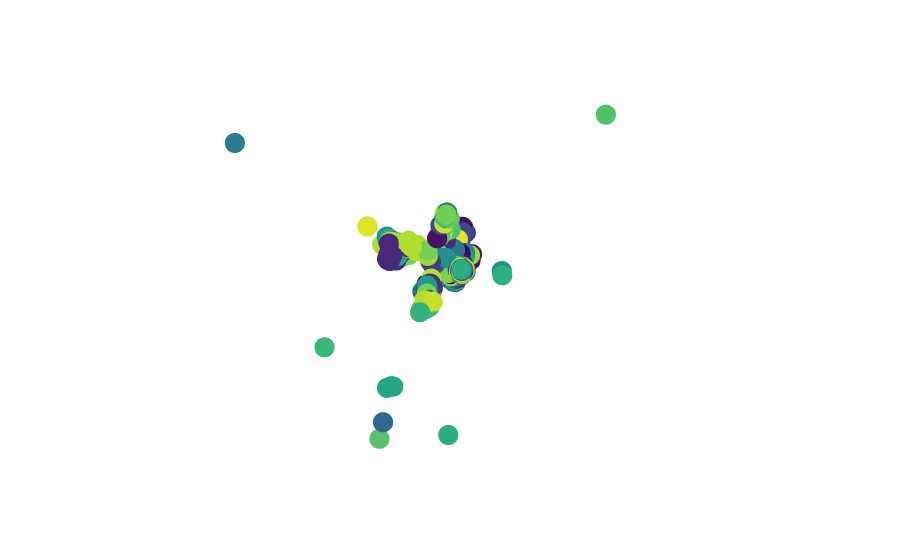

Write notebook code for a chart like this one.
### Code cell
n = SequenceNetwork(
    sequences=blast_results,
    pairwise_alignments=multi_parwise_alignments,
    threshold=0.65,
    weight="identity",
    dimensions=3,
    color="taxonomy_id",
)
n.visualize()
